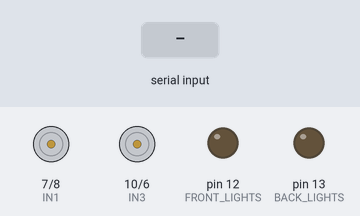
A sketch run on a simulated Arduino Uno, built with avr-gcc and run on an emulated ATmega328P. Parts: motor-driver pin pairs drawn as motors (green arrow = first pin HIGH = forward, orange = second pin HIGH = backward, longer = more drive, scaled by the enable pin), output pins drawn as LEDs (lit = HIGH). Inputs (shaded band) come from the test bench. What the sketch prints to the serial monitor is not drawn.

Above: at 1.2 s.
1.3 s: "F" received over the second serial link
At 1.48 s:
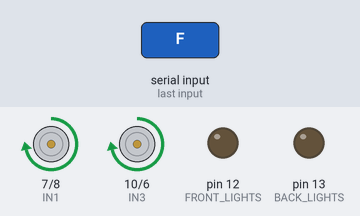
3.1 s: "B" received over the second serial link
At 3.28 s:
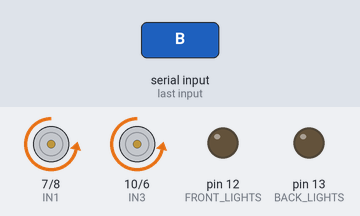
4.9 s: "L" received over the second serial link
At 5.08 s:
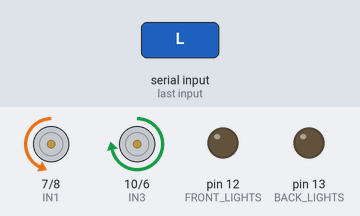
6.7 s: "R" received over the second serial link
At 6.88 s:
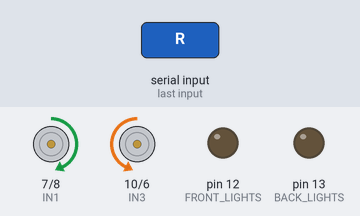
8.5 s: "G" received over the second serial link
At 8.68 s:
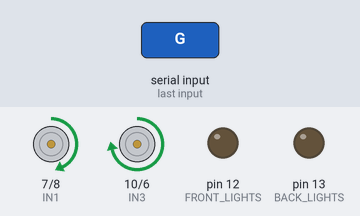
10.3 s: "I" received over the second serial link
At 10.48 s:
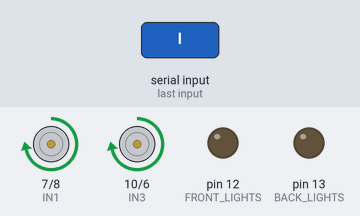
Timing chart, 0 to 13.1 s (numbered marks = the images above; inputs shaded):
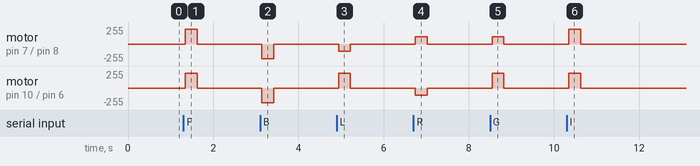

The sketch:

auto_bt_3roTC2025.ino
```cpp
/*
  🚗 PROYECTO: Carro controlado por Bluetooth con sistema de seguridad y luces
  💡 AUTOR: [Tu nombre]
  🎓 PENSADO PARA: Estudiantes de 16 años (nivel intermedio)
  🧠 DESCRIPCIÓN:
    - El carro se controla desde una app Bluetooth (por ejemplo, "Arduino Bluetooth Controller").
    - Cada letra enviada indica una acción (avanzar, retroceder, girar, etc.).
    - Incluye luces delanteras y traseras controladas por comandos.
    - Si no se recibe ningún comando por 300 ms, el carro se detiene automáticamente por seguridad.
*/

#include <SoftwareSerial.h>  // Librería para usar comunicación serie en otros pines

// 🔹 Configuramos la conexión Bluetooth (RX, TX)
SoftwareSerial BT(5, 4); // RX = 5, TX = 4  (conecta el HC-05 a estos pines invertidos)

// 🔹 Pines del puente H (control de motores)
#define ENA 9   // Velocidad motor A (izquierdo)
#define IN1 7   // Sentido motor A
#define IN2 8
#define IN3 10  // Sentido motor B (derecho)
#define IN4 6
#define ENB 11  // Velocidad motor B

// 🔹 Luces
#define FRONT_LIGHTS 12 // Luces delanteras
#define BACK_LIGHTS 13  // Luces traseras

// 🔹 Velocidad base de los motores (0-255)
int velocidad = 220;  // 255 = velocidad máxima

// --- 🛡️ Variables de seguridad ---
unsigned long ultimoComando = 0;          // Guarda el tiempo del último comando recibido
const unsigned long tiempoSeguridad = 300; // Tiempo máximo sin señal (ms) antes de frenar

// --- 🧩 CONFIGURACIÓN INICIAL ---
void setup() {
  // Configuramos todos los pines como salidas
  pinMode(ENA, OUTPUT);
  pinMode(ENB, OUTPUT);
  pinMode(IN1, OUTPUT);
  pinMode(IN2, OUTPUT);
  pinMode(IN3, OUTPUT);
  pinMode(IN4, OUTPUT);
  pinMode(FRONT_LIGHTS, OUTPUT);
  pinMode(BACK_LIGHTS, OUTPUT);

  // Iniciamos comunicación serie (para ver mensajes en el monitor)
  Serial.begin(9600);

  // Iniciamos comunicación Bluetooth a 9600 baudios
  BT.begin(9600);

  // Mensaje de inicio
  Serial.println("🚗 Carro Bluetooth con auto-stop listo para usarse!");
}

// --- 🔁 BUCLE PRINCIPAL ---
void loop() {
  // Si hay datos disponibles desde el módulo Bluetooth...
  if (BT.available()) {
    char comando = BT.read();       // Leemos un carácter (comando)
    ultimoComando = millis();       // Actualizamos el tiempo del último comando
    ejecutarComando(comando);       // Ejecutamos la acción correspondiente
  }

  // 🛑 Si ha pasado demasiado tiempo sin recibir comandos, se frena automáticamente
  if (millis() - ultimoComando > tiempoSeguridad) {
    Serial.println("⚠️ Tiempo de seguridad superado → Frenando el auto");
    parar();  // Detiene los motores
  }
}

// --- 🎮 INTERPRETACIÓN DE COMANDOS ---
void ejecutarComando(char comando) {
  Serial.print("Comando recibido: ");
  Serial.println(comando);

  switch (comando) {
    case 'F': adelante(); break;              // Forward → Avanzar
    case 'B': atras(); break;                 // Backward → Retroceder
    case 'L': izquierda(); break;             // Left → Girar a la izquierda
    case 'R': derecha(); break;               // Right → Girar a la derecha
    case 'G': adelanteIzquierda(); break;     // Forward-Left
    case 'I': adelanteDerecha(); break;       // Forward-Right
    case 'H': atrasIzquierda(); break;        // Backward-Left
    case 'J': atrasDerecha(); break;          // Backward-Right
    case 'S': parar(); break;                 // Stop → Detenerse
    case 'W': digitalWrite(FRONT_LIGHTS, HIGH); break; // Enciende luces delanteras
    case 'w': digitalWrite(FRONT_LIGHTS, LOW); break;  // Apaga luces delanteras
    case 'U': digitalWrite(BACK_LIGHTS, HIGH); break;  // Enciende luces traseras
    case 'u': digitalWrite(BACK_LIGHTS, LOW); break;   // Apaga luces traseras
  }
}

// --- 🛞 FUNCIONES DE MOVIMIENTO ---

// 🔸 Avanzar hacia adelante
void adelante() {
  digitalWrite(IN1, HIGH);
  digitalWrite(IN2, LOW);
  digitalWrite(IN3, HIGH);
  digitalWrite(IN4, LOW);
  analogWrite(ENA, velocidad);
  analogWrite(ENB, velocidad);
}

// 🔸 Retroceder
void atras() {
  digitalWrite(IN1, LOW);
  digitalWrite(IN2, HIGH);
  digitalWrite(IN3, LOW);
  digitalWrite(IN4, HIGH);
  analogWrite(ENA, velocidad);
  analogWrite(ENB, velocidad);
}

// 🔸 Girar a la izquierda (ambos motores giran en sentidos opuestos)
void izquierda() {
  digitalWrite(IN1, LOW);
  digitalWrite(IN2, HIGH);
  digitalWrite(IN3, HIGH);
  digitalWrite(IN4, LOW);
  analogWrite(ENA, velocidad / 2);
  analogWrite(ENB, velocidad / 2);
}

// 🔸 Girar a la derecha
void derecha() {
  digitalWrite(IN1, HIGH);
  digitalWrite(IN2, LOW);
  digitalWrite(IN3, LOW);
  digitalWrite(IN4, HIGH);
  analogWrite(ENA, velocidad / 2);
  analogWrite(ENB, velocidad / 2);
}

// 🔸 Avanzar en diagonal izquierda
void adelanteIzquierda() {
  digitalWrite(IN1, HIGH);
  digitalWrite(IN2, LOW);
  digitalWrite(IN3, HIGH);
  digitalWrite(IN4, LOW);
  analogWrite(ENA, velocidad / 2);  // Rueda izquierda más lenta
  analogWrite(ENB, velocidad);      // Rueda derecha normal
}

// 🔸 Avanzar en diagonal derecha
void adelanteDerecha() {
  digitalWrite(IN1, HIGH);
  digitalWrite(IN2, LOW);
  digitalWrite(IN3, HIGH);
  digitalWrite(IN4, LOW);
  analogWrite(ENA, velocidad);      // Rueda izquierda normal
  analogWrite(ENB, velocidad / 2);  // Rueda derecha más lenta
}

// 🔸 Retroceder en diagonal izquierda
void atrasIzquierda() {
  digitalWrite(IN1, LOW);
  digitalWrite(IN2, HIGH);
  digitalWrite(IN3, LOW);
  digitalWrite(IN4, HIGH);
  analogWrite(ENA, velocidad / 2);
  analogWrite(ENB, velocidad);
}

// 🔸 Retroceder en diagonal derecha
void atrasDerecha() {
  digitalWrite(IN1, LOW);
  digitalWrite(IN2, HIGH);
  digitalWrite(IN3, LOW);
  digitalWrite(IN4, HIGH);
  analogWrite(ENA, velocidad);
  analogWrite(ENB, velocidad / 2);
}

// 🔸 Detener completamente el carro
void parar() {
  digitalWrite(IN1, LOW);
  digitalWrite(IN2, LOW);
  digitalWrite(IN3, LOW);
  digitalWrite(IN4, LOW);
  analogWrite(ENA, 0);
  analogWrite(ENB, 0);
}
  
```

Measured:
- after the input at 1.3 s, motor on pin 7 (IN1) / pin 8 (IN2), motor on pin 10 (IN3) / pin 6 (IN4): stopped → forward 220/255 at once, → stopped 0.28 s later
- after the input at 3.1 s, motor on pin 7 (IN1) / pin 8 (IN2), motor on pin 10 (IN3) / pin 6 (IN4): stopped → backward 220/255 at once, → stopped 0.28 s later
- after the input at 4.9 s, motor on pin 7 (IN1) / pin 8 (IN2): stopped → backward 110/255 at once, → stopped 0.28 s later; motor on pin 10 (IN3) / pin 6 (IN4): stopped → forward 220/255 at once, → stopped 0.28 s later
- after the input at 6.7 s, motor on pin 7 (IN1) / pin 8 (IN2): stopped → forward 110/255 after 0.05 s, → stopped 0.28 s later; motor on pin 10 (IN3) / pin 6 (IN4): stopped → backward 110/255 after 0.05 s, → stopped 0.28 s later
- after the input at 8.5 s, motor on pin 7 (IN1) / pin 8 (IN2): stopped → forward 110/255 after 0.05 s, → stopped 0.28 s later; motor on pin 10 (IN3) / pin 6 (IN4): stopped → forward 220/255 after 0.05 s, → stopped 0.28 s later
- after the input at 10.3 s, motor on pin 7 (IN1) / pin 8 (IN2), motor on pin 10 (IN3) / pin 6 (IN4): stopped → forward 220/255 after 0.05 s, → stopped 0.28 s later
